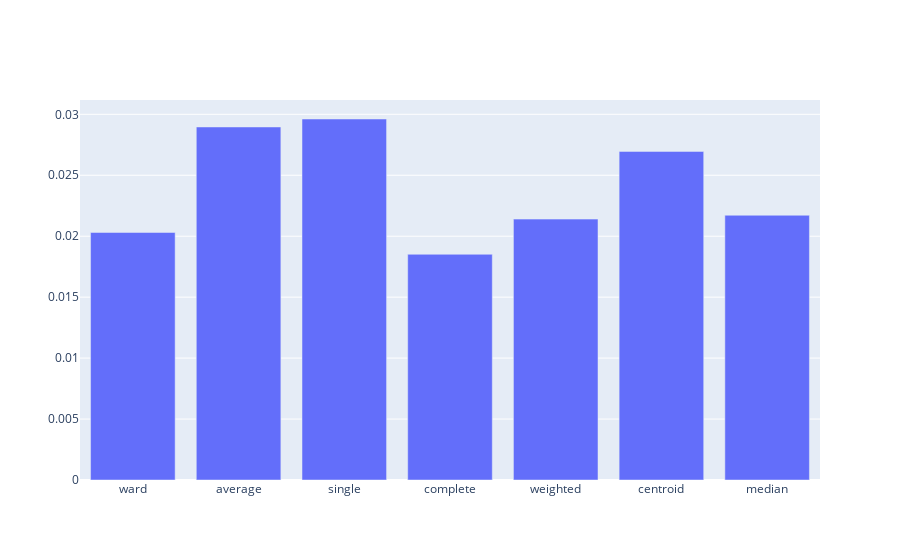

The cell this chart's notebook holds for it:
### Code cell
#Agglomerative Clustering 
from scipy.cluster.hierarchy import dendrogram
from scipy.cluster import hierarchy
from sklearn.cluster import AgglomerativeClustering
from scipy.spatial.distance import pdist
import plotly.graph_objects as go

Z = hierarchy.linkage(df_categories, 'ward')

c, coph_dists = hierarchy.cophenet(Z, pdist(df_categories, 'hamming'))

ward = c


A = hierarchy.linkage(df_categories,'average')

c, coph_dists = hierarchy.cophenet(A, pdist(df_categories, 'hamming'))

average = c


B = hierarchy.linkage(df_categories,'single')

c, coph_dists = hierarchy.cophenet(B, pdist(df_categories, 'hamming'))

single = c


C = hierarchy.linkage(df_categories,'complete')

c, coph_dists = hierarchy.cophenet(C, pdist(df_categories, 'hamming'))

complete = c


D = hierarchy.linkage(df_categories,'weighted')

c, coph_dists = hierarchy.cophenet(D, pdist(df_categories, 'hamming'))

weighted = c


E = hierarchy.linkage(df_categories,'centroid')

c, coph_dists = hierarchy.cophenet(E, pdist(df_categories, 'hamming'))

centroid = c

F = hierarchy.linkage(df_categories,'median')

c, coph_dists = hierarchy.cophenet(F, pdist(df_categories, 'hamming'))

median = c


metrics=['ward', 'average', 'single', 'complete', 'weighted', 'centroid', 'median']


fig = go.Figure([go.Bar(x=metrics, y=[ward, average, single, complete, weighted, centroid, median])])
fig.show()

### Figure 1 — Plotly figure (JSON) as saved in the notebook; plotly's stock layout.template omitted (floating-point values rounded to 4 significant figures)
{"data": [{"type": "bar", "x": ["ward", "average", "single", "complete", "weighted", "centroid", "median"], "y": [0.02031, 0.02896, 0.02962, 0.01852, 0.0214, 0.02696, 0.02172]}], "layout": {}}
